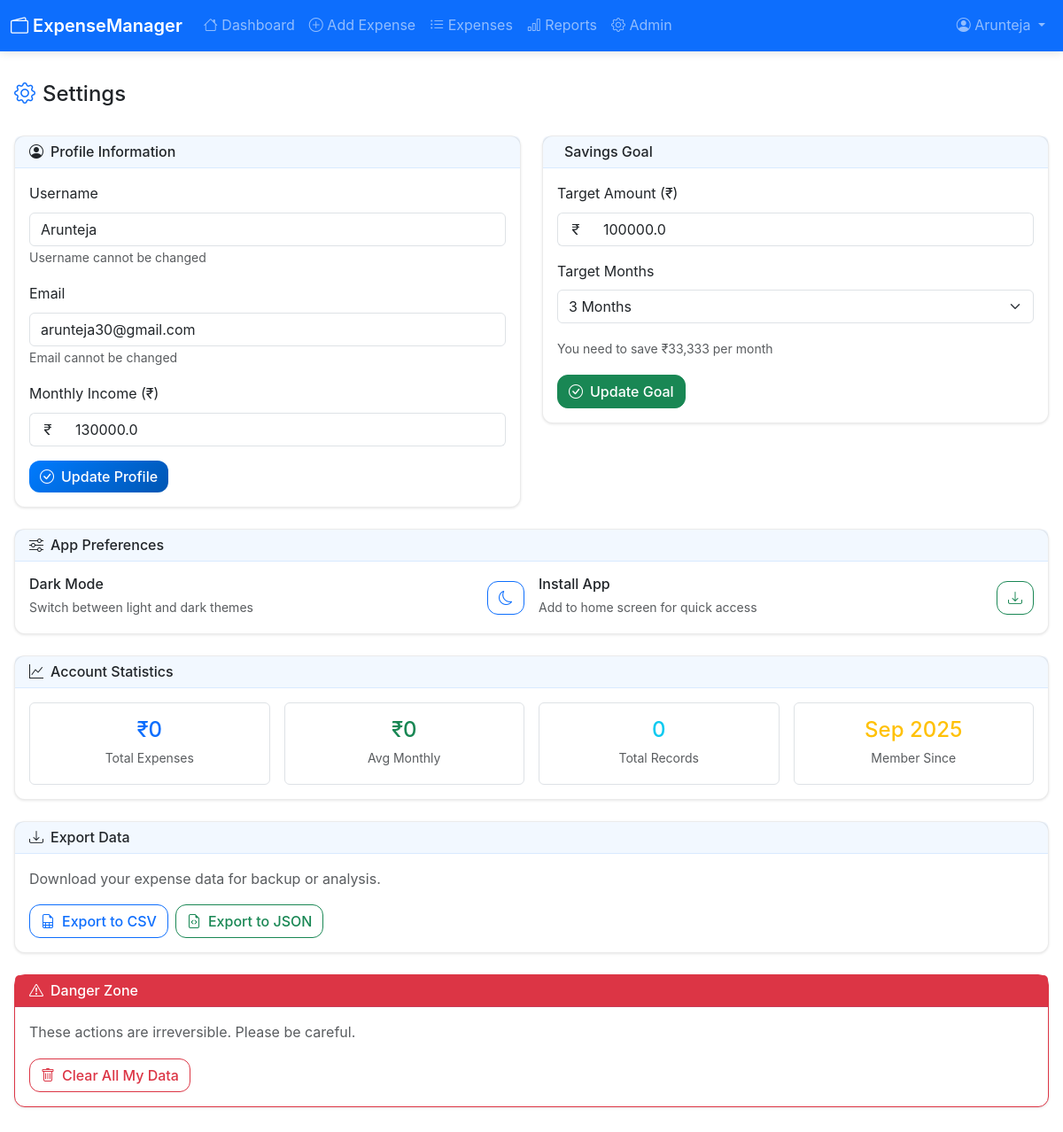
/settings (signed in), run on the app's committed database.
### app.py (models this page shows, shortened)
class User(UserMixin, db.Model):
    id = db.Column(db.Integer, primary_key=True)
    username = db.Column(db.String(80), unique=True, nullable=False)
    email = db.Column(db.String(120), unique=True, nullable=False)
    password_hash = db.Column(db.String(120), nullable=False)
    is_admin = db.Column(db.Boolean, default=False)
    monthly_income = db.Column(db.Float, default=0.0)
    created_at = db.Column(db.DateTime, default=datetime.utcnow)
    expenses = db.relationship('Expense', backref='user', lazy=True)

class SavingsGoal(db.Model):
    id = db.Column(db.Integer, primary_key=True)
    user_id = db.Column(db.Integer, db.ForeignKey('user.id'), nullable=False)
    target_amount = db.Column(db.Float, default=100000.0)  # Default ₹1,00,000
    target_months = db.Column(db.Integer, default=3)  # 3 months
    current_savings = db.Column(db.Float, default=0.0)
    created_at = db.Column(db.DateTime, default=datetime.utcnow)

### app.py (the view)
@app.route('/settings')
@login_required
def settings():
    savings_goal = SavingsGoal.query.filter_by(user_id=current_user.id).first()
    return render_template('settings.html', savings_goal=savings_goal)

### app.py (called while the page is built)
@app.context_processor
def inject_datetime():
    return {'datetime': datetime}

@login_manager.user_loader
def load_user(user_id):
    return db.session.get(User, int(user_id))

### templates/settings.html (shortened to what this page needs)
{% extends "base.html" %}
{% block content %}
<div class="container-fluid p-3">
    <div class="row">
        <div class="col">
            <h4>
                <i class="bi bi-gear text-primary me-2"></i>Settings
            </h4>
        </div>
    </div>
    <div class="row mt-4">
        <div class="col-lg-6">
            <div class="card">
                <div class="card-header">
                    <h6 class="mb-0">
                        <i class="bi bi-person-circle me-2"></i>Profile Information
                    </h6>
                </div>
                <div class="card-body">
                    <form method="POST" action="{{ url_for('update_profile') }}">
                        <div class="mb-3">
                            <label for="username" class="form-label">Username</label>
                            <input type="text" class="form-control" id="username"
                                   value="{{ current_user.username }}" readonly>
                            <small class="text-muted">Username cannot be changed</small>
                        </div>
                        <div class="mb-3">
                            <label for="email" class="form-label">Email</label>
                            <input type="email" class="form-control" id="email"
                                   value="{{ current_user.email }}" readonly>
                            <small class="text-muted">Email cannot be changed</small>
                        </div>
                        <div class="mb-3">
                            <label for="monthly_income" class="form-label">Monthly Income (₹)</label>
                            <div class="input-group">
                                <span class="input-group-text">
                                    <i class="bi bi-currency-rupee"></i>
                                </span>
                                <input type="number" class="form-control" id="monthly_income"
                                       name="monthly_income" step="0.01" min="0"
                                       value="{{ current_user.monthly_income }}">
                            </div>
                        </div>
                        <button type="submit" class="btn btn-primary">
                            <i class="bi bi-check-circle me-2"></i>Update Profile
                        </button>
                    </form>
                </div>
            </div>
        </div>
        <div class="col-lg-6">
            <div class="card">
                <div class="card-header">
                    <h6 class="mb-0">
                        Savings Goal
                    </h6>
                </div>
                <div class="card-body">
                    <form method="POST" action="{{ url_for('update_savings_goal') }}">
                        <div class="mb-3">
                            <label for="target_amount" class="form-label">Target Amount (₹)</label>
                            <div class="input-group">
                                <span class="input-group-text">
                                    <i class="bi bi-currency-rupee"></i>
                                </span>
                                <input type="number" class="form-control" id="target_amount"
                                       name="target_amount" step="0.01" min="0"
                                       value="{{ savings_goal.target_amount if savings_goal else 100000 }}">
                            </div>
                        </div>
                        <div class="mb-3">
                            <label for="target_months" class="form-label">Target Months</label>
                            <select class="form-select" id="target_months" name="target_months">
                                <option value="3" {{ 'selected' if savings_goal and savings_goal.target_months == 3 }}>3 Months</option>
                            </select>
                        </div>
                        {% if savings_goal %}
                        <div class="mb-3">
                            <small class="text-muted">
                                You need to save ₹{{ "{:,.0f}".format(savings_goal.target_amount / savings_goal.target_months) }} per month
                            </small>
                        </div>
                        {% endif %}
                        <button type="submit" class="btn btn-success">
                            <i class="bi bi-check-circle me-2"></i>Update Goal
                        </button>
                    </form>
                </div>
            </div>
        </div>
    </div>
    <div class="row mt-4">
        <div class="col-12">
            <div class="card">
                <div class="card-header">
                    <h6 class="mb-0">
                        <i class="bi bi-sliders me-2"></i>App Preferences
                    </h6>
                </div>
                <div class="card-body">
                    <div class="row g-3">
                        <div class="col-md-6">
                            <div class="d-flex justify-content-between align-items-center">
                                <div>
                                    <h6 class="mb-1">Dark Mode</h6>
                                    <small class="text-muted">Switch between light and dark themes</small>
                                </div>
                                <button class="btn btn-outline-primary" onclick="toggleTheme()">
                                    <i class="bi bi-moon" id="theme-toggle-icon"></i>
                                </button>
                            </div>
                        </div>
                        <div class="col-md-6">
                            <div class="d-flex justify-content-between align-items-center">
                                <div>
                                    <h6 class="mb-1">Install App</h6>
                                    <small class="text-muted">Add to home screen for quick access</small>
                                </div>
                                <button class="btn btn-outline-success" onclick="installApp()" id="install-btn">
                                    <i class="bi bi-download"></i>
                                </button>
                            </div>
                        </div>
                    </div>
                </div>
            </div>
        </div>
    </div>
    <div class="row mt-4">
        <div class="col-12">
            <div class="card">
                <div class="card-header">
                    <h6 class="mb-0">
                        <i class="bi bi-graph-up me-2"></i>Account Statistics
                    </h6>
                </div>
                <div class="card-body">
                    <div class="row g-3 text-center">
                        <div class="col-6 col-md-3">
                            <div class="border rounded p-3">
                                <h4 class="text-primary mb-1" id="total-expenses">₹0</h4>
                                <small class="text-muted">Total Expenses</small>
                            </div>
                        </div>
                        <div class="col-6 col-md-3">
                            <div class="border rounded p-3">
                                <h4 class="text-success mb-1" id="avg-monthly">₹0</h4>
                                <small class="text-muted">Avg Monthly</small>
                            </div>
                        </div>
                        <div class="col-6 col-md-3">
                            <div class="border rounded p-3">
                                <h4 class="text-info mb-1" id="expense-count">0</h4>
                                <small class="text-muted">Total Records</small>
                            </div>
                        </div>
                        <div class="col-6 col-md-3">
                            <div class="border rounded p-3">
                                <h4 class="text-warning mb-1" id="member-since">-</h4>
                                <small class="text-muted">Member Since</small>
                            </div>
                        </div>
                    </div>
                </div>
            </div>
        </div>
    </div>
    <div class="row mt-4">
        <div class="col-12">
            <div class="card">
                <div class="card-header">
                    <h6 class="mb-0">
                        <i class="bi bi-download me-2"></i>Export Data
                    </h6>
                </div>
                <div class="card-body">
                    <p class="text-muted">Download your expense data for backup or analysis.</p>
                    <div class="d-grid gap-2 d-md-flex">
                        <button class="btn btn-outline-primary" onclick="exportToCSV()">
                            <i class="bi bi-file-earmark-spreadsheet me-2"></i>Export to CSV
                        </button>
                        <button class="btn btn-outline-success" onclick="exportToJSON()">
                            <i class="bi bi-file-earmark-code me-2"></i>Export to JSON
                        </button>
                    </div>
                </div>
            </div>
        </div>
    </div>
    <div class="row mt-4">
        <div class="col-12">
            <div class="card border-danger">
                <div class="card-header bg-danger text-white">
                    <h6 class="mb-0">
                        <i class="bi bi-exclamation-triangle me-2"></i>Danger Zone
                    </h6>
                </div>
                <div class="card-body">
                    <p class="text-muted">These actions are irreversible. Please be careful.</p>
                    <button class="btn btn-outline-danger" onclick="confirmDataClear()">
                        <i class="bi bi-trash me-2"></i>Clear All My Data
                    </button>
                </div>
            </div>
        </div>
    </div>
</div>
{% endblock %}

### templates/base.html (shortened to what this page needs)
<!DOCTYPE html>
<html lang="en">
<head>
    <link href="https://cdn.jsdelivr.net/npm/bootstrap@5.3.0/dist/css/bootstrap.min.css" rel="stylesheet">
    <link href="https://cdn.jsdelivr.net/npm/bootstrap-icons@1.7.2/font/bootstrap-icons.css" rel="stylesheet">
    <link href="{{ url_for('static', filename='css/style.css') }}" rel="stylesheet">
</head>
<body data-bs-theme="light" id="app-body">
    <nav class="navbar navbar-expand-lg navbar-dark bg-primary fixed-top" id="main-navbar">
        <div class="container-fluid">
            <a class="navbar-brand" href="{{ url_for('dashboard') if current_user.is_authenticated else url_for('index') }}">
                <i class="bi bi-wallet2"></i> ExpenseManager
            </a>
            {% if current_user.is_authenticated %}
            <div class="collapse navbar-collapse" id="navbarNav">
                <ul class="navbar-nav me-auto">
                    <li class="nav-item">
                        <a class="nav-link" href="{{ url_for('dashboard') }}">
                            <i class="bi bi-house"></i> Dashboard
                        </a>
                    </li>
                    <li class="nav-item">
                        <a class="nav-link" href="{{ url_for('add_expense') }}">
                            <i class="bi bi-plus-circle"></i> Add Expense
                        </a>
                    </li>
                    <li class="nav-item">
                        <a class="nav-link" href="{{ url_for('expenses') }}">
                            <i class="bi bi-list-ul"></i> Expenses
                        </a>
                    </li>
                    <li class="nav-item">
                        <a class="nav-link" href="{{ url_for('reports') }}">
                            <i class="bi bi-bar-chart"></i> Reports
                        </a>
                    </li>
                    {% if current_user.is_admin %}
                    <li class="nav-item">
                        <a class="nav-link" href="{{ url_for('admin') }}">
                            <i class="bi bi-gear"></i> Admin
                        </a>
                    </li>
                    {% endif %}
                </ul>
                <ul class="navbar-nav">
                    <li class="nav-item dropdown">
                        <a class="nav-link dropdown-toggle" href="#" role="button" data-bs-toggle="dropdown">
                            <i class="bi bi-person-circle"></i> {{ current_user.username }}
                        </a>
                    </li>
                </ul>
            </div>
            {% endif %}
        </div>
    </nav>
    <main class="main-content">
        {% block content %}{% endblock %}
    </main>
</body>
</html>

### static/css/style.css (style rules this page uses)
:root { --primary-color: #007bff; --secondary-color: #6c757d; --success-color: #28a745; --danger-color: #dc3545; --warning-color: #ffc107; --info-color: #17a2b8; --light-color: #f8f9fa; --dark-color: #343a40; --border-radius: 12px; --box-shadow: 0 2px 10px rgba(0,0,0,0.1); --transition: all 0.3s ease; }
* { box-sizing: border-box; }
body { font-family: -apple-system, BlinkMacSystemFont, 'Segoe UI', Roboto, 'Helvetica Neue', Arial, sans-serif; line-height: 1.6; padding-top: 76px; padding-bottom: 80px; background-color: var(--bs-body-bg); transition: var(--transition); }
@media (min-width: 992px) { body { padding-bottom: 20px; } }
.navbar { box-shadow: var(--box-shadow); backdrop-filter: blur(10px); }
.navbar-brand { font-weight: 600; font-size: 1.25rem; }
.main-content { min-height: calc(100vh - 156px); }
.input-group-text { background-color: transparent; border-right: none; }
.input-group .form-control { border-left: none; }
.btn { border-radius: var(--border-radius); font-weight: 500; transition: var(--transition); position: relative; overflow: hidden; }
.btn-primary { background: linear-gradient(135deg, var(--primary-color), #0056b3); border: none; }
.card { border: 1px solid rgba(0, 0, 0, 0.08); border-radius: var(--border-radius); box-shadow: 0 1px 3px rgba(0, 0, 0, 0.1); transition: var(--transition); }
.card-header { background-color: rgba(0, 123, 255, 0.05); border-bottom: 1px solid rgba(0, 123, 255, 0.1); }
html { scroll-behavior: smooth; }

### data on the page
User: username "Arunteja", email "arunteja30@gmail.com", monthly_income "130000.0"
SavingsGoal: target_amount "100000.0", savings_goal.target_amount/savings_goal.target_months "33,333"
